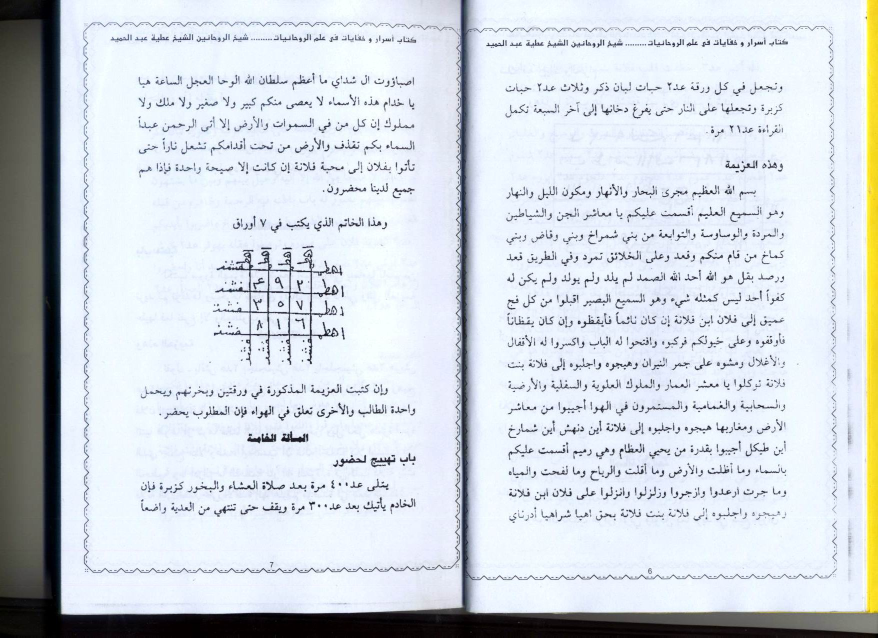
#> input picture Picture 003.jpg, 1755 x 1275 px, given in place of Picture 033.jpg, which was not available (shown at 1/2 size)
$ python crop_rajah_batch14_v3.py
#> lines starting #> are read from the running program, lines starting #| are printed output that depends on the picture; after the words box and inside, x2 and y2 are one past the last pixel; in counts of white or black regions, pixels touching at a corner belong together; pictures that were not available may be replaced by others from this repository, and a replacement may not be noted
#!/usr/bin/env python3
from PIL import Image, ImageEnhance
import os, numpy as np
def crop_rajah(src_path, out_path, x0, y0, x1, y1):
#> called with x0 = 0.095, y0 = 0.08, x1 = 0.46, y1 = 0.295
    im = Image.open(src_path).convert("RGB")
#> im is the input picture: PIL image 1755x1275 RGB; mean R, G, B 207.8, 214.2, 220.5
    w,h = im.size
#> w = 1755; h = 1275
    box = (int(w*x0), int(h*y0), int(w*x1), int(h*y1))
#> box = (166, 102, 807, 376)
    crop = im.crop(box)
    crop = ImageEnhance.Contrast(crop).enhance(1.6)
    crop = ImageEnhance.Brightness(crop).enhance(1.15)
    arr = np.array(crop)
    mask = (arr[:,:,0] > 188) & (arr[:,:,1] > 188) & (arr[:,:,2] > 188)
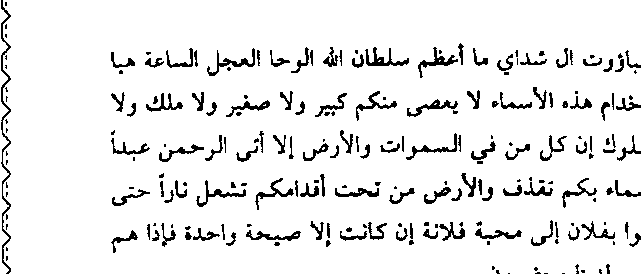
#> mask: shape (274, 641) bool; 92.3% white; 211 black regions (86 under 20 px), largest, box (x1, y1, x2, y2) and area: (1, 0, 11, 274) 641, (365, 47, 409, 66) 298, (207, 48, 255, 76) 291
    arr[mask]=255
#> arr: shape (274, 641, 3); mean R, G, B 240.6, 241.5, 243.1
    crop = Image.fromarray(arr)
    crop = crop.resize((crop.size[0]*4, crop.size[1]*4), Image.LANCZOS)
#> crop: PIL image 2564x1096 RGB
    pad=70
    padded = Image.new("RGB", (crop.size[0]+pad*2, crop.size[1]+pad*2), (255,255,255))
#> padded: PIL image 2704x1236 RGB; every value is 255
    padded.paste(crop, (pad,pad))
    padded.save(out_path, "JPEG", quality=95, dpi=(300,300))
    print(f"{out_path} {padded.size} box {box}")
#| /home/user/asoro-wa-khofiyyat-fi-ilmu-ruhaniyyah/terjemahan/assets/rajah-hal-067-top-thilasm.jpg (2704, 1236) box (166, 102, 807, 376)

base="/home/user/asoro-wa-khofiyyat-fi-ilmu-ruhaniyyah"
outdir = base+"/terjemahan/assets"
# v3 tighter
crop_rajah(base+"/Picture 033.jpg", outdir+"/rajah-hal-067-top-thilasm.jpg", 0.095, 0.08, 0.46, 0.295)
crop_rajah(base+"/Picture 033.jpg", outdir+"/rajah-hal-067-bottom-numbers.jpg", 0.145, 0.56, 0.435, 0.64)
#> in crop_rajah (call 2), `mask = (arr[:,:,0] > 188) & (arr[:,:,1] > 188) & (arr[:,:,2] > 188)`: mask: shape (102, 509) bool; 94.2% white; 67 black regions (39 under 20 px), largest, box (x1, y1, x2, y2) and area: (27, 59, 78, 83) 228, (439, 54, 485, 72) 213, (389, 54, 424, 80) 193
#> in crop_rajah (call 2), `arr[mask]=255`: arr: shape (102, 509, 3); mean R, G, B 243.6, 244, 245
#> in crop_rajah (call 2), `padded = Image.new("RGB", (crop.size[0]+pad*2, crop.size[1]+pad*2), (2..`: padded: PIL image 2176x548 RGB; every value is 255
#| /home/user/asoro-wa-khofiyyat-fi-ilmu-ruhaniyyah/terjemahan/assets/rajah-hal-067-bottom-numbers.jpg (2176, 548) box (254, 714, 763, 816)
crop_rajah(base+"/Picture 034.jpg", outdir+"/rajah-hal-068-top-thilasm.jpg", 0.56, 0.062, 0.925, 0.285)
#> call 3 of crop_rajah, with x0 = 0.56, y0 = 0.062, x1 = 0.925, y1 = 0.285
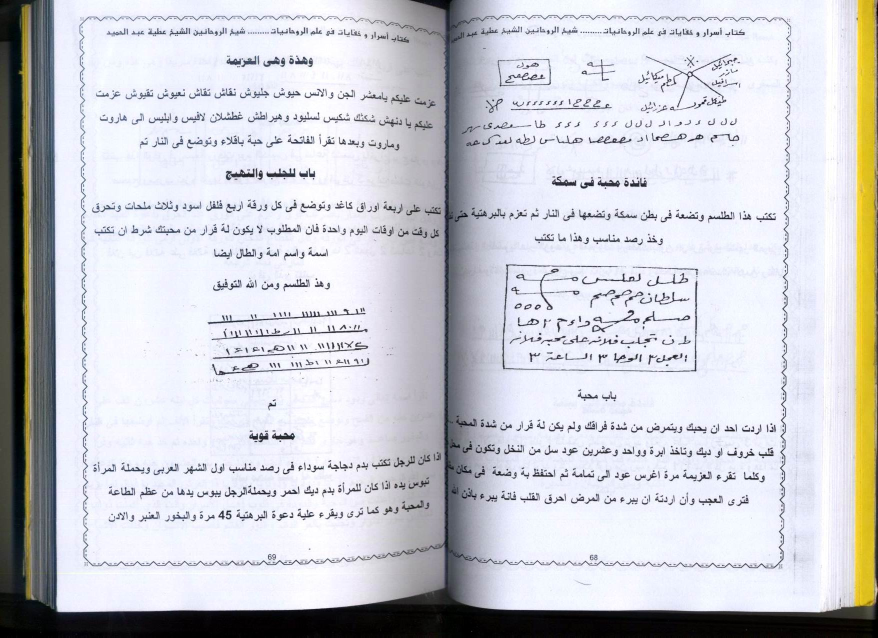
#> input picture Picture 034.jpg, 1755 x 1275 px, found by its file name (shown at 1/2 size)
#> in crop_rajah, im is the input picture: PIL image 1755x1275 RGB; mean R, G, B 202.7, 203.8, 209.2
#> in crop_rajah (call 3), `mask = (arr[:,:,0] > 188) & (arr[:,:,1] > 188) & (arr[:,:,2] > 188)`: mask: shape (284, 641) bool; 94% white; black in thin lines or dots
#> in crop_rajah (call 3), `arr[mask]=255`: arr: shape (284, 641, 3); mean R, G, B 243.5, 243.6, 244.6
#> in crop_rajah (call 3), `padded = Image.new("RGB", (crop.size[0]+pad*2, crop.size[1]+pad*2), (2..`: padded: PIL image 2704x1276 RGB; every value is 255
#| /home/user/asoro-wa-khofiyyat-fi-ilmu-ruhaniyyah/terjemahan/assets/rajah-hal-068-top-thilasm.jpg (2704, 1276) box (982, 79, 1623, 363)
crop_rajah(base+"/Picture 034.jpg", outdir+"/rajah-hal-068-bottom-box.jpg", 0.575, 0.53, 0.818, 0.73)
#> call 4 of crop_rajah, with x0 = 0.575, y0 = 0.53, x1 = 0.818, y1 = 0.73
#> in crop_rajah (call 4), `mask = (arr[:,:,0] > 188) & (arr[:,:,1] > 188) & (arr[:,:,2] > 188)`: mask: shape (255, 426) bool; 91.7% white; 97 black regions (31 under 20 px), largest, box (x1, y1, x2, y2) and area: (0, 0, 385, 69) 969, (303, 31, 356, 51) 304, (232, 0, 305, 13) 294
#> in crop_rajah (call 4), `arr[mask]=255`:
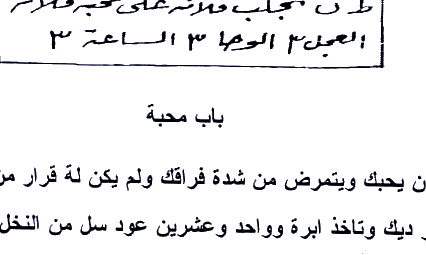
#> arr: shape (255, 426, 3); mean R, G, B 238.4, 238.5, 239.7
#> in crop_rajah (call 4), `padded = Image.new("RGB", (crop.size[0]+pad*2, crop.size[1]+pad*2), (2..`: padded: PIL image 1844x1160 RGB; every value is 255
#| /home/user/asoro-wa-khofiyyat-fi-ilmu-ruhaniyyah/terjemahan/assets/rajah-hal-068-bottom-box.jpg (1844, 1160) box (1009, 675, 1435, 930)
crop_rajah(base+"/Picture 034.jpg", outdir+"/rajah-hal-069-thilasm.jpg", 0.225, 0.495, 0.455, 0.595)
#> in crop_rajah (call 5), `mask = (arr[:,:,0] > 188) & (arr[:,:,1] > 188) & (arr[:,:,2] > 188)`: mask: shape (127, 404) bool; 87.8% white; 86 black regions (40 under 20 px), largest, box (x1, y1, x2, y2) and area: (29, 20, 341, 49) 1284, (31, 53, 343, 87) 985, (29, 85, 345, 120) 942
#> in crop_rajah (call 5), `arr[mask]=255`:
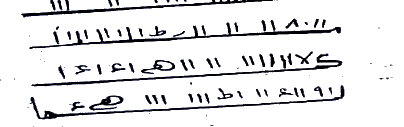
#> arr: shape (127, 404, 3); mean R, G, B 230.1, 230.2, 231.6
#> in crop_rajah (call 5), `padded = Image.new("RGB", (crop.size[0]+pad*2, crop.size[1]+pad*2), (2..`: padded: PIL image 1756x648 RGB; every value is 255
#> in crop_rajah (call 5), `padded.paste(crop, (pad,pad))`:
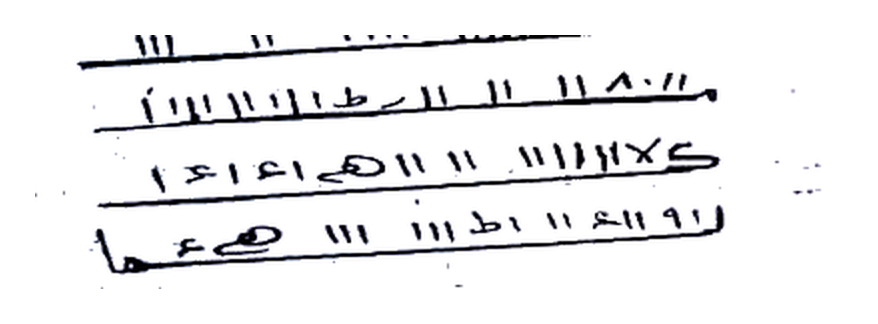
#> padded: PIL image 1756x648 RGB (shown at 1/2 size); mean R, G, B 236.7, 236.7, 237.8
#| /home/user/asoro-wa-khofiyyat-fi-ilmu-ruhaniyyah/terjemahan/assets/rajah-hal-069-thilasm.jpg (1756, 648) box (394, 631, 798, 758)
crop_rajah(base+"/Picture 035.jpg", outdir+"/rajah-hal-070-wafaq.jpg", 0.63, 0.595, 0.855, 0.845)
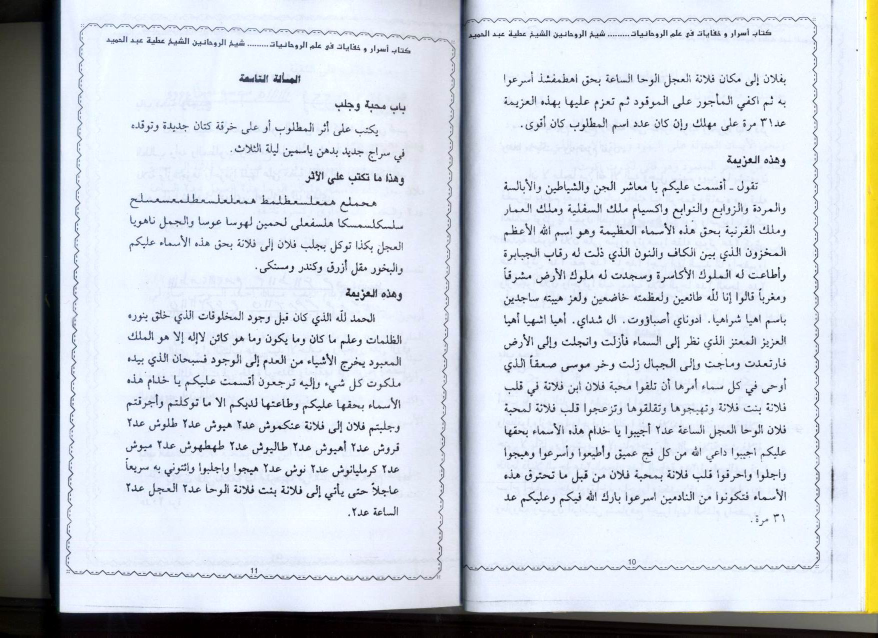
#> input picture Picture 005.jpg, 1755 x 1275 px, given in place of Picture 035.jpg, which was not available (shown at 1/2 size)
#> in crop_rajah, im is the input picture: PIL image 1755x1275 RGB; mean R, G, B 205, 210.9, 217.4
#> in crop_rajah (call 6), `mask = (arr[:,:,0] > 188) & (arr[:,:,1] > 188) & (arr[:,:,2] > 188)`: mask: shape (319, 395) bool; 89.9% white; 179 black regions (63 under 20 px), largest, box (x1, y1, x2, y2) and area: (14, 224, 58, 257) 315, (314, 90, 363, 120) 309, (168, 47, 216, 74) 290
#> in crop_rajah (call 6), `arr[mask]=255`:
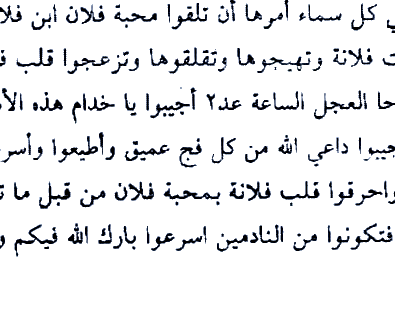
#> arr: shape (319, 395, 3); mean R, G, B 234.9, 235.6, 237.1
#| /home/user/asoro-wa-khofiyyat-fi-ilmu-ruhaniyyah/terjemahan/assets/rajah-hal-070-wafaq.jpg (1720, 1416) box (1105, 758, 1500, 1077)
crop_rajah(base+"/Picture 035.jpg", outdir+"/rajah-hal-071-four-squares.jpg", 0.188, 0.188, 0.442, 0.315)
#| /home/user/asoro-wa-khofiyyat-fi-ilmu-ruhaniyyah/terjemahan/assets/rajah-hal-071-four-squares.jpg (1924, 788) box (329, 239, 775, 401)
print("v3 done")
